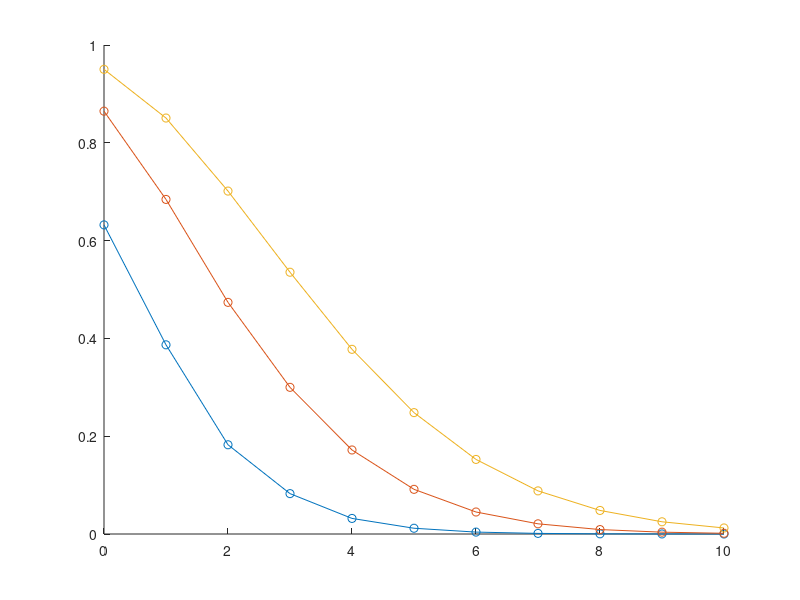

Source code (MATLAB):
p=1/3;
hold on
for k=0:10
    for lambda = 1:3
        prob_theory(k+1,lambda) = p^k*(1-p)^(-k)*exp(-lambda);
        sum = 0;
        for n=ceil(k/2):k
            sum = sum + (p^(-n)*(lambda*(1-p)^2)^n)/(factorial(k-n)*factorial(2*n-k));
        end
        if k==0
            continue
        end
        prob_theory(k+1,lambda) = prob_theory(k,lambda)+prob_theory(k+1,lambda)*sum;
    end
end
prob_theory = 1 - prob_theory;
plot(0:10,prob_theory,"-o")
